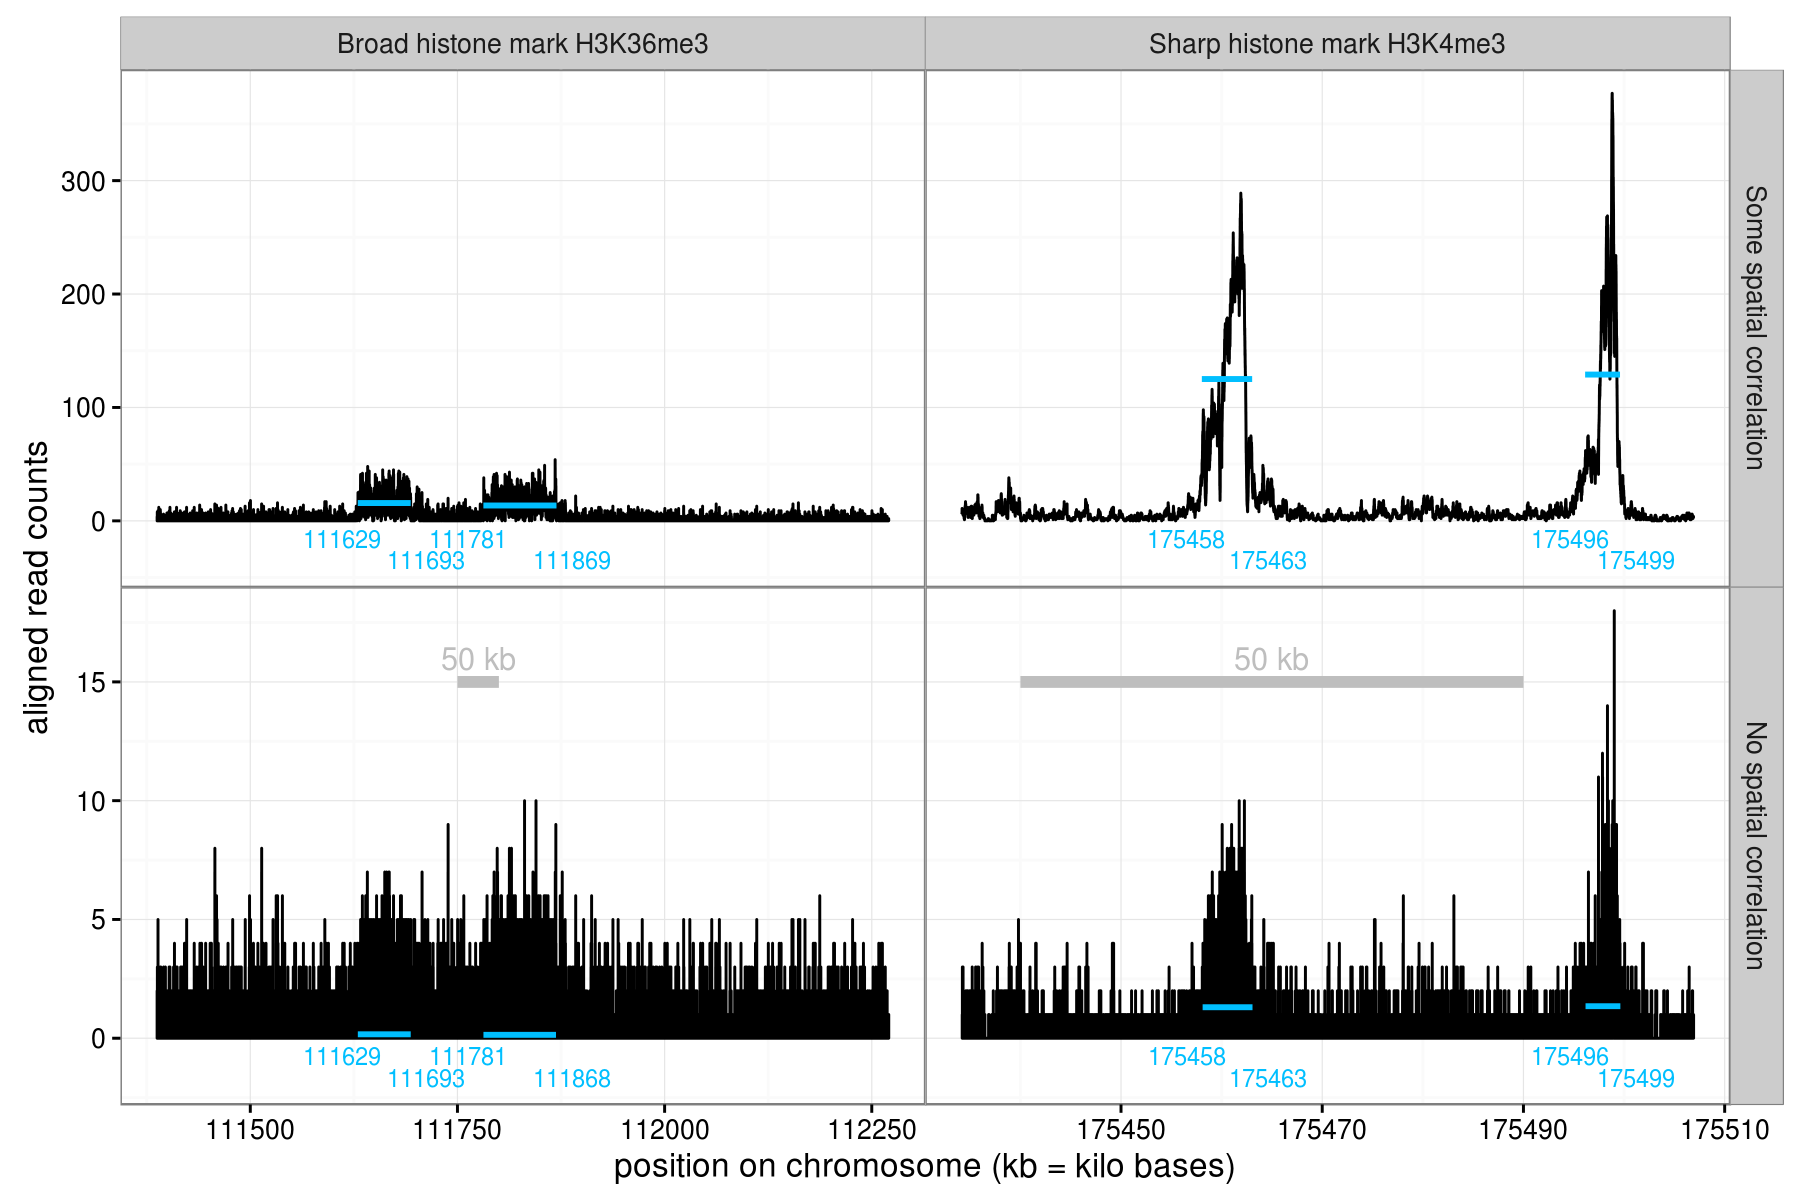

Here is the R script that generated this plot:
library(data.table)
library(ggplot2)

files.dt <- rbind(
  data.table(sample.id="McGill0004", experiment="H3K36me3", chrom="chr9", chunk="H3K36me3_AM_immune/8"),
  data.table(sample.id="McGill0002", experiment="H3K4me3", chrom="chr2", chunk="H3K4me3_PGP_immune/7"))

peaks.dt.list <- list()
cov.dt.list <- list()
for(file.i in 1:nrow(files.dt)){
  f <- files.dt[file.i]
  bed.gz <- f[, paste0(sample.id, "_", experiment, ".bed.gz")]
  if(!file.exists(bed.gz)){
    suffix <- f[, paste0(sample.id, "/", experiment)]
    u <- paste0("http://hubs.hpc.mcgill.ca/~thocking/bed/", suffix)
    download.file(u, bed.gz)
  }
  reads.dt <- fread(paste0("zcat ", bed.gz, "|grep ^", f$chrom), select=2:3)
  setnames(reads.dt, c("chromStart", "chromEnd"))
  load(paste0("data/", f$chunk, "/counts.RData"))
  sample.dt <- data.table(counts)[sample.id==f$sample.id]
  first <- sample.dt$chromStart[1]
  last <- sample.dt[, chromEnd[.N] ]
  some.reads <- reads.dt[!(chromEnd < first | last < chromStart)]
  end.counts <- some.reads[, list(count=.N), by=list(chromEnd)]
  end.counts[, chromStart := chromEnd-1L]

  ggplot()+
    theme_bw()+
    geom_rect(aes(
      xmin=chromStart/1e3, xmax=chromEnd/1e3,
      ymin=0, ymax=coverage),
              data=sample.dt)+
    geom_point(aes(
      chromEnd/1e3, count),
               shape=1,
               data=end.counts)

  ## Create rle/compressed data for PeakSegPDPA.
  u.pos <- end.counts[, sort(unique(c(chromStart, chromEnd, first, last)))]
  zero.cov <- data.table(
    chromStart = u.pos[-length(u.pos)], 
    chromEnd = u.pos[-1], count = 0L)
  setkey(zero.cov, chromEnd)
  zero.cov[J(end.counts$chromEnd), `:=`(count, end.counts$count)]
  dup.cov <- zero.cov[first <= chromStart & chromEnd <= last]
  out.cov <- dup.cov[c(diff(count), Inf)!=0]
  out.cov[, chromStart := c(first, chromEnd[-.N])]
  out.cov[, stopifnot(chromEnd[-.N] == chromStart[-1])]
  out.cov[, stopifnot(all(diff(count)!=0))]

  count.list <- list(
    coverage=sample.dt[, list(chromStart, chromEnd, count=coverage)],
    last=out.cov)

  for(count.method in names(count.list)){
    count.dt <- count.list[[count.method]]
    count.dt[, stopifnot(
      chromEnd[-.N] == chromStart[-1],
      all(diff(count)!=0),
      first==chromStart[1],
      last==chromEnd[.N])]
    fit <- PeakSegOptimal::PeakSegPDPAchrom(count.dt, 2L)
    cov.dt.list[[paste(count.method, file.i)]] <- data.table(count.method, f, count.dt)
    peaks.dt.list[[paste(count.method, file.i)]] <- data.table(count.method, f, subset(fit$segments, status=="peak" & peaks==2))
  }
}

cov.dt <- do.call(rbind, cov.dt.list)
peaks.dt <- do.call(rbind, peaks.dt.list)

scale.dt <- data.table(
  y=15, count.method="last",
  start=c(111750, 175440),
  end=c(111800, 175490),
  experiment=c("H3K36me3", "H3K4me3"))
just.diff <- 0.3
max.dt <- cov.dt[, list(
  max.count=max(count)
  ), by=count.method]
blank.dt <- cov.dt[, list(min.chromStart=min(chromStart)), by=list(count.method, experiment)][max.dt, on=list(count.method)]
size <- 3
gg <- ggplot()+
  theme_bw()+
  geom_segment(aes(
    start, y,
    xend=end, yend=y),
               color="grey",
               size=2,
               data=scale.dt)+
  geom_text(aes(
    (start+end)/2, y, label=paste(end-start, "kb")),
               color="grey",
             vjust=-0.5,
               data=scale.dt)+
  theme(panel.margin=grid::unit(0, "lines"))+
  facet_grid(count.method ~ experiment, scales="free", labeller=function(df){
    if("count.method" %in% names(df)){
      df$count.method <- c(
        ## coverage="each read counted at 100 positions, one for each aligned base: spatial correlation present",
        ## last="each read counted at one position, the last aligned base: spatial correlation absent"
        coverage="Some spatial correlation",
        last="No spatial correlation"
        )[df$count.method]
    }
    if("experiment" %in% names(df)){
      df$experiment <- c(
        H3K36me3="Broad histone mark H3K36me3",
        H3K4me3="Sharp histone mark H3K4me3"
        )[df$experiment]
    }
    df
  })+
  geom_step(aes(
    chromStart/1e3, count),
            data=cov.dt)+
  geom_segment(aes(
    chromStart/1e3, mean,
    xend=chromEnd/1e3, yend=mean),
               color="deepskyblue",
               size=1,
               data=peaks.dt)+
  geom_text(aes(
    chromStart/1e3, 0, label=as.integer(chromStart/1e3)),
            color="deepskyblue",
            vjust=1.5,
            size=size,
            hjust=1-just.diff,
               data=peaks.dt)+
  geom_text(aes(
    chromEnd/1e3, 0, label=as.integer(chromEnd/1e3)),
            color="deepskyblue",
            vjust=2.7,
            size=size,
            hjust=just.diff,
            data=peaks.dt)+
  geom_blank(aes(
    min.chromStart/1e3, -max.count/10),
             data=blank.dt)+
  xlab("position on chromosome (kb = kilo bases)")+
  scale_y_continuous("aligned read counts")
print(gg)

png("figure-spatial-correlation.png", 1800, 1200, res=200)
print(gg)
dev.off()
